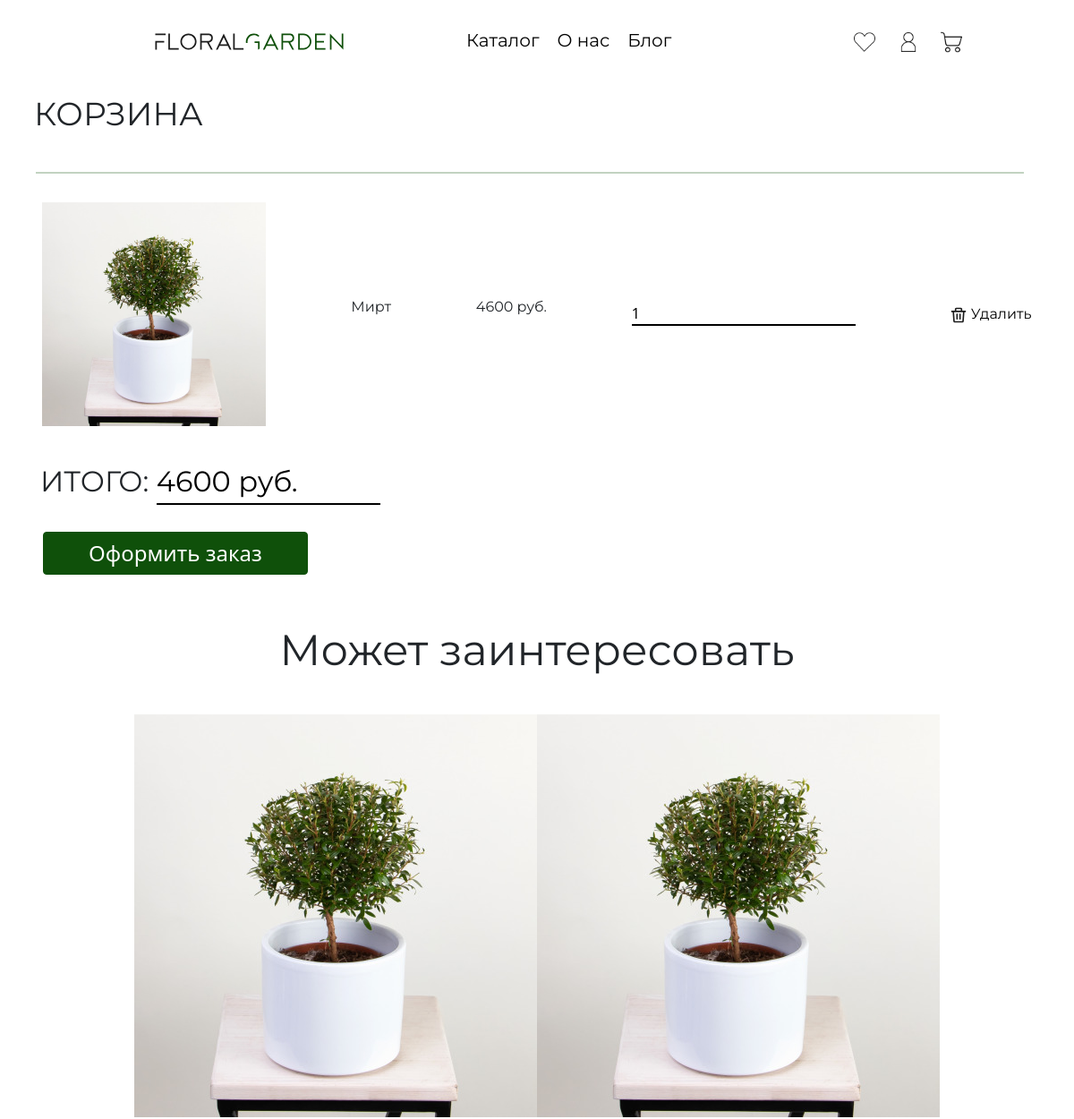
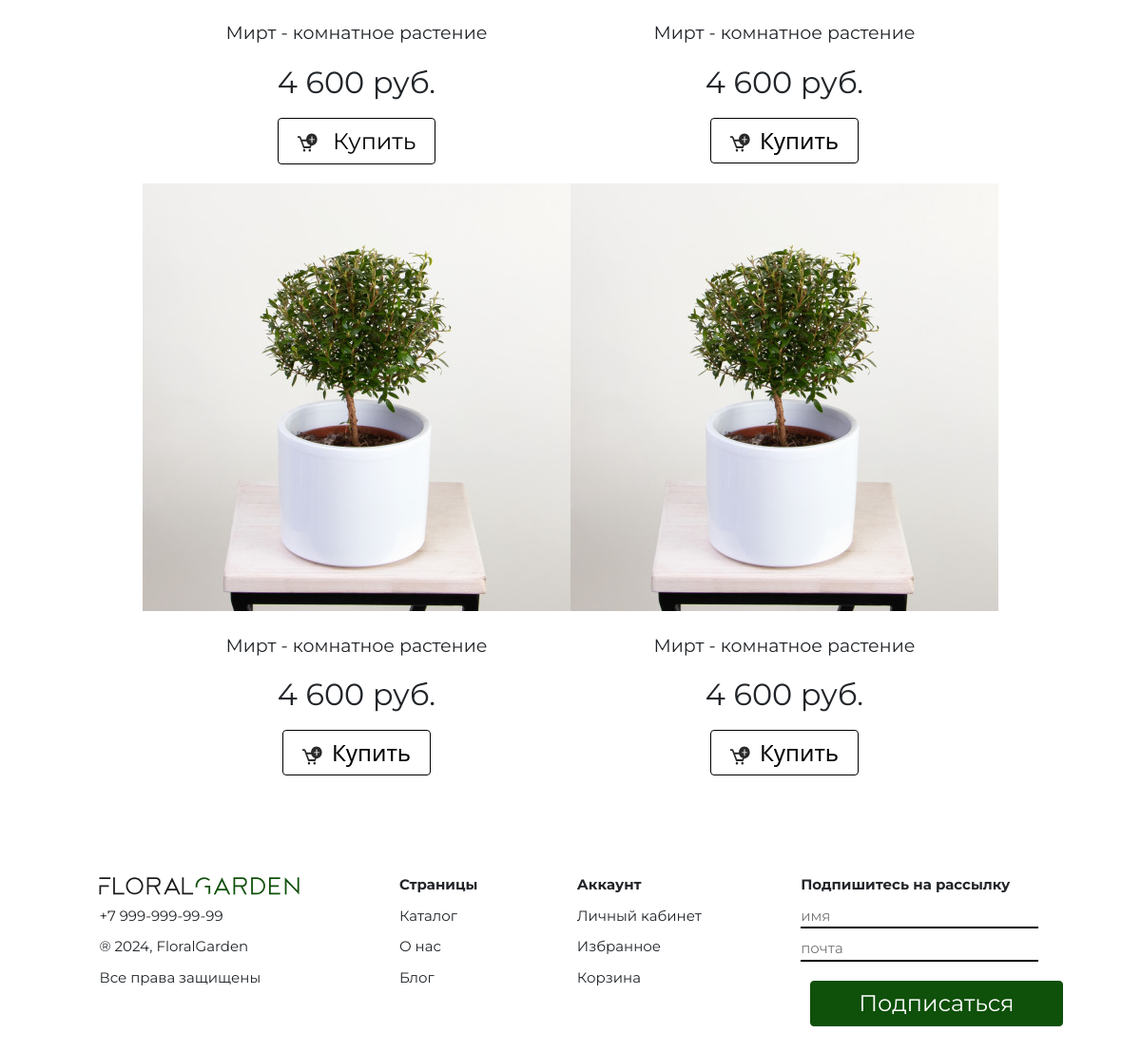
Screenshot of /floralGarden/pages/card.php?goods_add_id=1 with the database file from the repository (2 pictures, top to bottom).
### tables this page shows
CREATE TABLE `goods` (
  `id` int NOT NULL,
  `name` varchar(255) NOT NULL,
  `description` varchar(255) NOT NULL,
  `img` varchar(255) NOT NULL,
  `price` int NOT NULL,
  `category` int NOT NULL,
  `count` int NOT NULL
);

### floralGarden/php/function.php (called while the page is built)
<?php
  $mysql = new mysqli('localhost','root','root','flora');
  function get_product_by_id($id) {
    global $mysql;
      $query = $mysql->query("SELECT * FROM `goods` WHERE `id`='$id' ");
      $resp = $query->fetch_assoc();
      return $resp;
  }
?>

### floralGarden/pages/card.php (the view, shortened to what this page needs)
<?php
    require('../php/function.php');
    if(isset($_GET['goods_add_id']) && !empty($_GET['goods_add_id'])) {
        $current_added_product = get_product_by_id($_GET['goods_add_id']);
    }
?>
<!DOCTYPE html>
<html lang="en">
<?php
    $root = $_SERVER['DOCUMENT_ROOT'];
    include "$root/php/modules/header.php";
?>
<main>
    <?php if (isset($_SESSION['cart-list']) && count($_SESSION['cart-list']) != 0 ): ?>
   <p class="zagl">КОРЗИНА</p>
   <form action="/php/create_order.php" method="POST">
    <hr>
    <?php foreach( $_SESSION['cart-list'] as $product): ?>
    <div class="otlozh">
        <img class="img_cart_php" src="<?=$product['img']?>" alt="">
        <p><input hidden type="text" name="id" value="<?=$product['id']?>"><?=$product['name']?></p>
        <p class="product_price"><?=$product['price']?> руб.</p>
        <input type="number" class="product_counter" id="count" name="<?=$product['id']?>" min="1" max="<?=$product['count']?>" value="1">
        <a href="/pages/card.php?delete_id=<?=$product['id']?>">
            <img src="../imgF/trash.svg" alt="">
            Удалить</a>
    </div>
    <?php endforeach; ?>
    <div class="itog">
        <p>ИТОГО: <input class="total" readonly id="total_sum" name="total_sum" type="text" value="<?=$_SESSION['sum-price']?> руб."></p>
    <button class="button">Оформить заказ</button>
    </div>
    <p class= "zag">Может заинтересовать</p>
        <div class="cardhold">
            <div class="card">
                <img src="../imgF/Mirt.png" alt="">
                <p class="name">Мирт - комнатное растение</p>
                <p class="price">4 600 руб.</p>
                <button><img src="../imgF/cardBuy.svg" alt=""> <a href="pages/cardMirt.php">Купить</a></button>
            </div>
            <div class="card">
                <img src="../imgF/Mirt.png" alt="">
                <p class="name">Мирт - комнатное растение</p>
                <p class="price">4 600 руб.</p>
                <button><img src="../imgF/cardBuy.svg" alt="">Купить</button>
            </div>
            <div class="card">
                <img src="../imgF/Mirt.png" alt="">
                <p class="name">Мирт - комнатное растение</p>
                <p class="price">4 600 руб.</p>
                <button><img src="../imgF/cardBuy.svg" alt="">Купить</button>
            </div>
            <div class="card">
                <img src="../imgF/Mirt.png" alt="">
                <p class="name">Мирт - комнатное растение</p>
                <p class="price">4 600 руб.</p>
                <button><img src="../imgF/cardBuy.svg" alt="">Купить</button>
            </div>
        </div>
    <?php else: ?>
    <p class="zagl">Корзина пуста</p>
    <?php endif; ?>
</main>
<footer>
        <ul>
            <li class="fl"><img src="img/FloralGardenFooter.svg" alt="">
            <li>+7 999-999-99-99</li>
            <li>® 2024, FloralGarden</li>
            <li>Все права защищены</li>
        </ul>
        <ul>
            <li><b>Страницы</b></li>
            <li>Каталог</li>
            <li>О нас</li>
            <li>Блог</li>
        </ul>
        <ul class="foor4">
            <li><b>Аккаунт</b></li>
            <li>Личный кабинет</li>
            <li>Избранное</li>
            <li>Корзина</li>
        </ul>
        <ul class="footRas">
            <li><b>Подпишитесь на рассылку</b></li>
            <li><input type="text" placeholder="имя" ></li>
            <li><input type="text" placeholder="почта"></li>
            <li><button class="button">Подписаться</button></li>
        </ul>
        </footer>
</body>

### floralGarden/css/style.css (style rules this page uses)
* { margin: 0; padding: 0; }
html,body { height: 100%; }
body { display: flex; flex-direction: column; }
main { flex: 1 1 auto; }
a, li, p, h1 { font-family: "Montserrat"; }
.button { width: fit-content; border-radius: 4px; border:1px solid #0F500A; background-color: #0F500A; padding: 5px 50px 5px 50px; color: rgb(255, 255, 255); margin: 10px; }
.zag { font-size: 48px; display: flex; justify-content: center; margin: 36px; margin-bottom: 36px; }
.card { display: flex; flex-direction: column; align-items: center; border: none; width: -300px !important; }
.name { font-size: 19px; margin-top: 23px; margin-bottom: 13px; }
.price { font-size: 26px; margin-bottom: 13px; }
button { border: 1px solid black ; background-color: white; padding: 5px 20px 5px 20px; font-size: 24px; border-radius: 4px; }
button img { margin-right: 10px; }
.cardhold { display: flex; }
.cardhold { display: flex; flex-wrap: wrap; justify-content: center; }
a { text-decoration: none; color: black; }
footer { display: flex; justify-content: space-evenly; }
footer ul { list-style-type: none; margin-top: 64px; }
footer li { margin-bottom: 10px; font-size: 18px; }
input { border: none; border-bottom: 2px solid rgb(0, 0, 0); width: 250px; }
input { margin-right: 10px; }
form { margin-bottom: 20px; }
.card { margin-bottom: 20px; padding-bottom: 20px; }
.img_cart_php { width: 250px; }
@media (max-width: 1300px) { .card { width: -100px; margin-bottom: 20px; padding-bottom: 0px; } }
@media (max-width: 1300px) { footer ul li { font-size: 15px; } }

### floralGarden/css/catalog.css (style rules this page uses)
.zagl { font-size: 36px; margin: 38px; }
hr { width: 92%; margin-left: 40px ; border: 1px solid #0F500A; }
main { margin-top: 100px; }
.price { font-size: 32px; }
.otlozh { display: flex; justify-content: space-around; align-items: center; margin-top: 32px; }
.itog { margin: 38px; }
.itog p { font-size: 32px; margin-left: 7px; margin-bottom: 20px; }

### rows the page displays
goods: img (picture), name "Мирт", price "4600", id "1"
